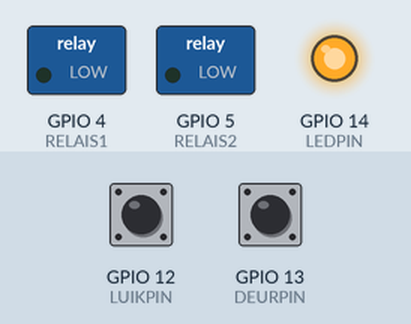
Simulated run of this sketch. Board: ESP8266 (NodeMCU). Shown: switched loads named in the sketch (green lamp = pin HIGH), output pins drawn as LEDs (lit = HIGH). Inputs (shaded band) come from the test bench; at power-on: GPIO 13 (DEURPIN) HIGH, GPIO 12 (LUIKPIN) HIGH. WiFi joins after 1.5 s; servers stay silent unless stated; what the sketch prints to the serial monitor is not drawn.

Above: at 0.1 s.
At 2.7 s:
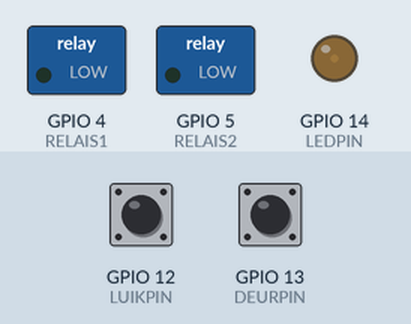
2.8 s: GPIO 13 (DEURPIN) pulled LOW for 0.15 s
At 7.42 s:
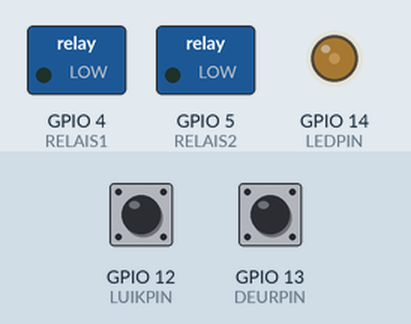
Timing chart, 0 to 20.9 s (numbered marks = the images above; inputs shaded):
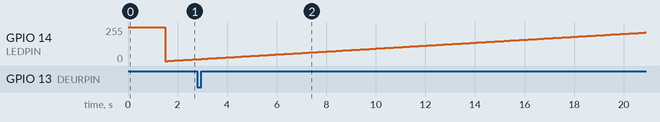

The sketch:

keukendeur.ino
```cpp
#include <ESP8266WiFi.h>
#include <ESP8266WebServer.h>

#include <WiFiUdp.h>
#include <WiFiClient.h>

#define DEURPIN 13
#define LUIKPIN 12
#define RELAIS1 4
#define RELAIS2 5
#define LEDPIN  14

const char* ssid     = "SmitsSmit";
const char* password = "";

ESP8266WebServer server(80);

void udpSendMsg(String deStatus, boolean sendHTTP = false) {
  WiFiUDP Udp;
  byte broadcastIp[] = { 255, 255, 255, 255 };

  if (sendHTTP) {
    server.send(200, "text/plain", deStatus);
  }

  Udp.beginPacket(broadcastIp, 5005);
  Udp.print(deStatus);
  Udp.endPacket();
}

void handleRoot(void) {
  server.send(200, "text/plain", "Hallo, keuken hier ( /status, /aan:[1|2], /uit:[1|2])\n");
}

void setup(void)
{
  Serial.begin(115200);

  pinMode(RELAIS1, OUTPUT);
  pinMode(RELAIS2, OUTPUT);

  pinMode(DEURPIN, INPUT_PULLUP);
  attachInterrupt(DEURPIN, deDeur, CHANGE);

  pinMode(LUIKPIN, INPUT_PULLUP);
  attachInterrupt(LUIKPIN, hetLuik, CHANGE);

  pinMode(LEDPIN, OUTPUT);
  digitalWrite(LEDPIN, HIGH);

  WiFi.hostname("keukendeur");
  WiFi.mode(WIFI_STA);
  WiFi.begin(ssid, password);

  // Wait for connection
  Serial.print("\n\r \n\rWorking to connect");
  while (WiFi.status() != WL_CONNECTED) {
    delay(500);
    Serial.print(".");
  }
  serialWifiStatus();

  server.on("/", handleRoot );

  server.on("/status", []() {
    udpSendMsg(getStatus(), true);
  });

  server.on("/aan:1", []() {
    digitalWrite(RELAIS1, HIGH);
    udpSendMsg(getStatus(), true);
  });

  server.on("/uit:1", []() {
    digitalWrite(RELAIS1, LOW);
    udpSendMsg(getStatus(), true);
  });

  server.on("/aan:2", []() {
    digitalWrite(RELAIS2, HIGH);
    udpSendMsg(getStatus(), true);
  });

  server.on("/uit:2", []() {
    digitalWrite(RELAIS2, LOW);
    udpSendMsg(getStatus(), true);
  });

  server.begin();
  Serial.println("HTTP server started");
  digitalWrite(LEDPIN, LOW);
}

void loop(void) {
  server.handleClient();
  if (WiFi.status() != WL_CONNECTED) {
    ESP.restart();
  }
  analogWrite(  LEDPIN, teller() );
}

int teller() {
  static int pwm = 0;
  static int plusmin = 1;

  if (pwm >= 102400) {
    plusmin = -1;
  }
  else if (pwm <= 10) {
    plusmin = 1;
  }

  pwm += plusmin;
  return  (int) pwm / 100;
}

void deDeur(void) {
  static int vorige;
  String statusTekst = "";
  int huidig;

  huidig = digitalRead(DEURPIN);
  if (vorige != huidig) {
    vorige = huidig;
    statusTekst  = "{\"keukendeur\":";
    statusTekst += digitalRead(DEURPIN);
    statusTekst += "}";
    udpSendMsg(statusTekst, false);
    Serial.println(statusTekst);
  }
}

void hetLuik(void) {
  static int vorige;
  String statusTekst = "";
  int huidig;

  huidig = digitalRead(DEURPIN);
  if (vorige != huidig) {
    vorige = huidig;
    statusTekst  = "{\"kattenluik\":";
    statusTekst += digitalRead(LUIKPIN);
    statusTekst += "}";
    udpSendMsg(statusTekst, false);
  }
}

String getStatus(void) {
  String statusTekst = "";

  statusTekst  = "{\"naam\":";
  statusTekst += "\"keukendeur\"";
  statusTekst += ",\"ip\":";
  statusTekst += "\"" + WiFi.localIP().toString() + "\"";
  statusTekst += ",\"keukendeur\":";
  statusTekst += digitalRead(DEURPIN);
  statusTekst += ",\"kattenluik\":";
  statusTekst += digitalRead(LUIKPIN);
  statusTekst += ",\"aanuit1\":";
  statusTekst += digitalRead(RELAIS1);
  statusTekst += ",\"aanuit2\":";
  statusTekst += digitalRead(RELAIS2);
  statusTekst += "}";

  return statusTekst;
}

void serialWifiStatus(void) {
  Serial.println("");
  Serial.println("keuken");
  Serial.print("Connected to ");
  Serial.println(ssid);
  Serial.print("IP address: ");
  Serial.println(WiFi.localIP());
}
```
